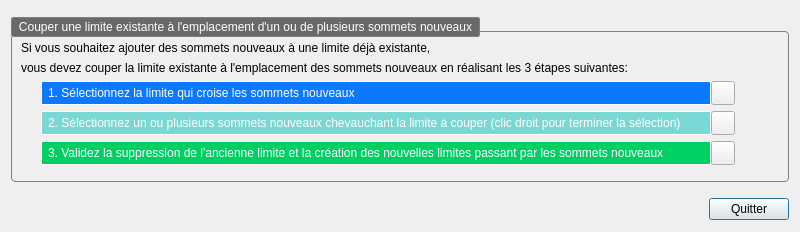
<?xml version="1.0" encoding="UTF-8"?>
<ui version="4.0">
 <class>dlgTrasnfoPtToPlot</class>
 <widget class="QDialog" name="dlgTrasnfoPtToPlot">
  <property name="geometry">
   <rect>
    <x>0</x>
    <y>0</y>
    <width>800</width>
    <height>232</height>
   </rect>
  </property>
  <property name="minimumSize">
   <size>
    <width>722</width>
    <height>232</height>
   </size>
  </property>
  <property name="maximumSize">
   <size>
    <width>800</width>
    <height>400</height>
   </size>
  </property>
  <property name="windowTitle">
   <string>Couper une limite existante à l'emplacement d'un ou de plusieurs sommets nouveaux</string>
  </property>
  <property name="styleSheet">
   <string notr="true">QTableView QHeaderView::section{
		border: 1px solid #ffffff;
		background-color: #818181;
		color: #ffffff;
    }
QGroupBox {
	margin-top: 16px;
	border: 1px solid gray;
	border-radius: 4px;
}
QGroupBox::title {
	subcontrol-origin: margin;
    subcontrol-position: top left;
	padding: 2px 5px 2px 5px;
	margin: 2px 0px 0px 0px;
	border:1px solid gray;
	border-radius: 2px;
	background: #696969;
	color: #ffffff;
}
	</string>
  </property>
  <layout class="QGridLayout" name="gridLayout">
   <property name="topMargin">
    <number>15</number>
   </property>
   <property name="verticalSpacing">
    <number>15</number>
   </property>
   <item row="1" column="0">
    <layout class="QHBoxLayout" name="butLay">
     <item>
      <widget class="QPushButton" name="resize_btn">
       <property name="enabled">
        <bool>true</bool>
       </property>
       <property name="sizePolicy">
        <sizepolicy hsizetype="Fixed" vsizetype="Fixed">
         <horstretch>0</horstretch>
         <verstretch>0</verstretch>
        </sizepolicy>
       </property>
       <property name="minimumSize">
        <size>
         <width>24</width>
         <height>24</height>
        </size>
       </property>
       <property name="maximumSize">
        <size>
         <width>24</width>
         <height>24</height>
        </size>
       </property>
       <property name="text">
        <string/>
       </property>
       <property name="icon">
        <iconset>
         <normaloff>:/resources/btn_resize</normaloff>:/resources/btn_resize</iconset>
       </property>
       <property name="iconSize">
        <size>
         <width>24</width>
         <height>24</height>
        </size>
       </property>
       <property name="autoDefault">
        <bool>false</bool>
       </property>
       <property name="default">
        <bool>false</bool>
       </property>
       <property name="flat">
        <bool>true</bool>
       </property>
      </widget>
     </item>
     <item>
      <spacer name="buttHsp">
       <property name="orientation">
        <enum>Qt::Horizontal</enum>
       </property>
       <property name="sizeHint" stdset="0">
        <size>
         <width>40</width>
         <height>20</height>
        </size>
       </property>
      </spacer>
     </item>
     <item>
      <widget class="QPushButton" name="valid_btn">
       <property name="text">
        <string>Quitter</string>
       </property>
      </widget>
     </item>
    </layout>
   </item>
   <item row="0" column="0">
    <widget class="QGroupBox" name="farvtxGp">
     <property name="title">
      <string>Couper une limite existante à l'emplacement d'un ou de plusieurs sommets nouveaux</string>
     </property>
     <layout class="QGridLayout" name="gridLayout_3">
      <property name="horizontalSpacing">
       <number>0</number>
      </property>
      <item row="3" column="0">
       <spacer name="horizontalSpacer_2">
        <property name="orientation">
         <enum>Qt::Horizontal</enum>
        </property>
        <property name="sizeType">
         <enum>QSizePolicy::Fixed</enum>
        </property>
        <property name="sizeHint" stdset="0">
         <size>
          <width>20</width>
          <height>20</height>
         </size>
        </property>
       </spacer>
      </item>
      <item row="3" column="1">
       <widget class="QLabel" name="selnwvxtLab">
        <property name="sizePolicy">
         <sizepolicy hsizetype="Fixed" vsizetype="Preferred">
          <horstretch>0</horstretch>
          <verstretch>0</verstretch>
         </sizepolicy>
        </property>
        <property name="minimumSize">
         <size>
          <width>670</width>
          <height>24</height>
         </size>
        </property>
        <property name="maximumSize">
         <size>
          <width>670</width>
          <height>24</height>
         </size>
        </property>
        <property name="styleSheet">
         <string notr="true">QLabel{
	border: 1px solid #ffffff;
	border-radius: 1px;
	background: #0b79ff;
	padding: 0px 3px 0px 3px;
	color: #ffffff
}</string>
        </property>
        <property name="text">
         <string>1. Sélectionnez la limite qui croise les sommets nouveaux</string>
        </property>
       </widget>
      </item>
      <item row="3" column="2">
       <widget class="QPushButton" name="sel_oldlim_btn">
        <property name="enabled">
         <bool>true</bool>
        </property>
        <property name="sizePolicy">
         <sizepolicy hsizetype="Fixed" vsizetype="Fixed">
          <horstretch>0</horstretch>
          <verstretch>0</verstretch>
         </sizepolicy>
        </property>
        <property name="minimumSize">
         <size>
          <width>24</width>
          <height>24</height>
         </size>
        </property>
        <property name="maximumSize">
         <size>
          <width>24</width>
          <height>24</height>
         </size>
        </property>
        <property name="text">
         <string/>
        </property>
        <property name="icon">
         <iconset>
          <normaloff>:/resources/select_oldlim</normaloff>:/resources/select_oldlim</iconset>
        </property>
        <property name="iconSize">
         <size>
          <width>24</width>
          <height>24</height>
         </size>
        </property>
        <property name="autoDefault">
         <bool>false</bool>
        </property>
        <property name="default">
         <bool>false</bool>
        </property>
        <property name="flat">
         <bool>false</bool>
        </property>
       </widget>
      </item>
      <item row="2" column="0" colspan="5">
       <widget class="QLabel" name="farvxtLab1">
        <property name="text">
         <string>vous devez couper la limite existante à l'emplacement des sommets nouveaux en réalisant les 3 étapes suivantes:</string>
        </property>
       </widget>
      </item>
      <item row="4" column="1">
       <widget class="QLabel" name="selrfuvtxLab">
        <property name="sizePolicy">
         <sizepolicy hsizetype="Fixed" vsizetype="Preferred">
          <horstretch>0</horstretch>
          <verstretch>0</verstretch>
         </sizepolicy>
        </property>
        <property name="minimumSize">
         <size>
          <width>670</width>
          <height>24</height>
         </size>
        </property>
        <property name="maximumSize">
         <size>
          <width>670</width>
          <height>24</height>
         </size>
        </property>
        <property name="styleSheet">
         <string notr="true">QLabel{
	border: 1px solid #ffffff;
	border-radius: 1px;
	background: #79d7d4;
	padding: 0px 3px 0px 3px;
	color: #ffffff
}</string>
        </property>
        <property name="text">
         <string>2. Sélectionnez un ou plusieurs sommets nouveaux chevauchant la limite à couper (clic droit pour terminer la sélection)</string>
        </property>
       </widget>
      </item>
      <item row="4" column="2">
       <widget class="QPushButton" name="sel_nwvtx_btn">
        <property name="enabled">
         <bool>true</bool>
        </property>
        <property name="sizePolicy">
         <sizepolicy hsizetype="Fixed" vsizetype="Fixed">
          <horstretch>0</horstretch>
          <verstretch>0</verstretch>
         </sizepolicy>
        </property>
        <property name="minimumSize">
         <size>
          <width>24</width>
          <height>24</height>
         </size>
        </property>
        <property name="maximumSize">
         <size>
          <width>24</width>
          <height>24</height>
         </size>
        </property>
        <property name="text">
         <string/>
        </property>
        <property name="icon">
         <iconset>
          <normaloff>:/resources/select_nwvtx</normaloff>:/resources/select_nwvtx</iconset>
        </property>
        <property name="iconSize">
         <size>
          <width>24</width>
          <height>24</height>
         </size>
        </property>
        <property name="autoDefault">
         <bool>true</bool>
        </property>
        <property name="default">
         <bool>false</bool>
        </property>
        <property name="flat">
         <bool>false</bool>
        </property>
       </widget>
      </item>
      <item row="5" column="1">
       <widget class="QLabel" name="validop_lab">
        <property name="sizePolicy">
         <sizepolicy hsizetype="Fixed" vsizetype="Preferred">
          <horstretch>0</horstretch>
          <verstretch>0</verstretch>
         </sizepolicy>
        </property>
        <property name="minimumSize">
         <size>
          <width>670</width>
          <height>24</height>
         </size>
        </property>
        <property name="maximumSize">
         <size>
          <width>670</width>
          <height>24</height>
         </size>
        </property>
        <property name="styleSheet">
         <string notr="true">QLabel{
	border: 1px solid #ffffff;
	border-radius: 1px;
	background: #00cf64;
	padding: 0px 3px 0px 3px;
	color: #ffffff
}</string>
        </property>
        <property name="text">
         <string>3. Validez la suppression de l'ancienne limite et la création des nouvelles limites passant par les sommets nouveaux</string>
        </property>
       </widget>
      </item>
      <item row="5" column="2">
       <widget class="QPushButton" name="validop_btn">
        <property name="enabled">
         <bool>true</bool>
        </property>
        <property name="sizePolicy">
         <sizepolicy hsizetype="Fixed" vsizetype="Fixed">
          <horstretch>0</horstretch>
          <verstretch>0</verstretch>
         </sizepolicy>
        </property>
        <property name="minimumSize">
         <size>
          <width>24</width>
          <height>24</height>
         </size>
        </property>
        <property name="maximumSize">
         <size>
          <width>24</width>
          <height>24</height>
         </size>
        </property>
        <property name="text">
         <string/>
        </property>
        <property name="icon">
         <iconset>
          <normaloff>:/resources/valid_nwvtx</normaloff>:/resources/valid_nwvtx</iconset>
        </property>
        <property name="iconSize">
         <size>
          <width>24</width>
          <height>24</height>
         </size>
        </property>
        <property name="autoDefault">
         <bool>true</bool>
        </property>
        <property name="default">
         <bool>false</bool>
        </property>
        <property name="flat">
         <bool>false</bool>
        </property>
       </widget>
      </item>
      <item row="6" column="1">
       <spacer name="verticalSpacer">
        <property name="orientation">
         <enum>Qt::Vertical</enum>
        </property>
        <property name="sizeHint" stdset="0">
         <size>
          <width>20</width>
          <height>40</height>
         </size>
        </property>
       </spacer>
      </item>
      <item row="1" column="0" colspan="5">
       <widget class="QLabel" name="farvxtLab1_2">
        <property name="text">
         <string>Si vous souhaitez ajouter des sommets nouveaux à une limite déjà existante,</string>
        </property>
       </widget>
      </item>
     </layout>
    </widget>
   </item>
  </layout>
 </widget>
 <resources/>
 <connections/>
</ui>
